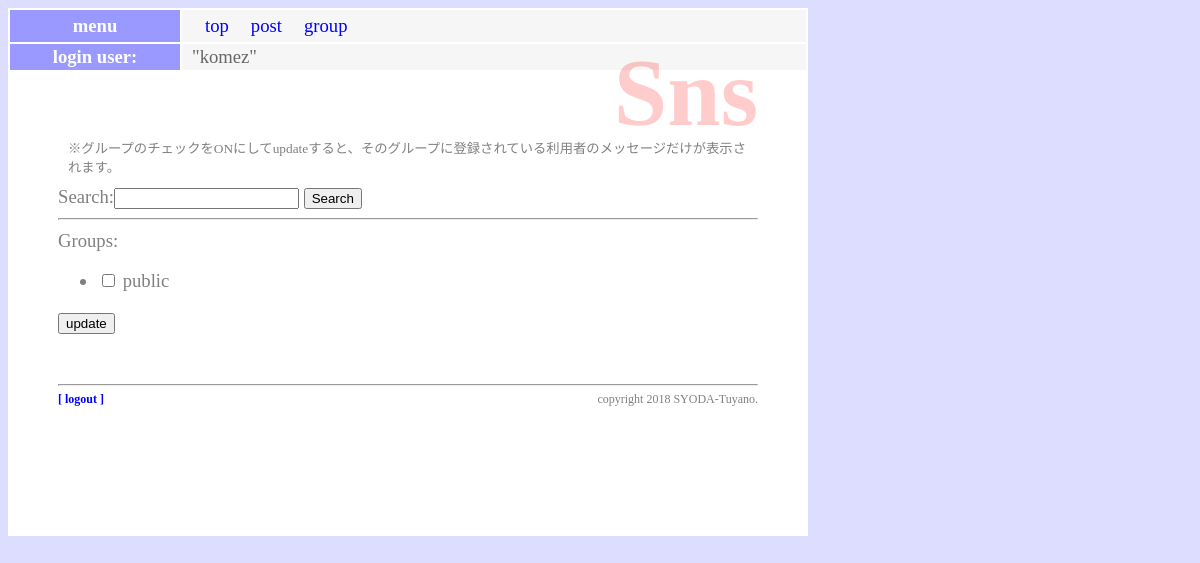
The page /sns/ (signed in) on the database as committed earlier.
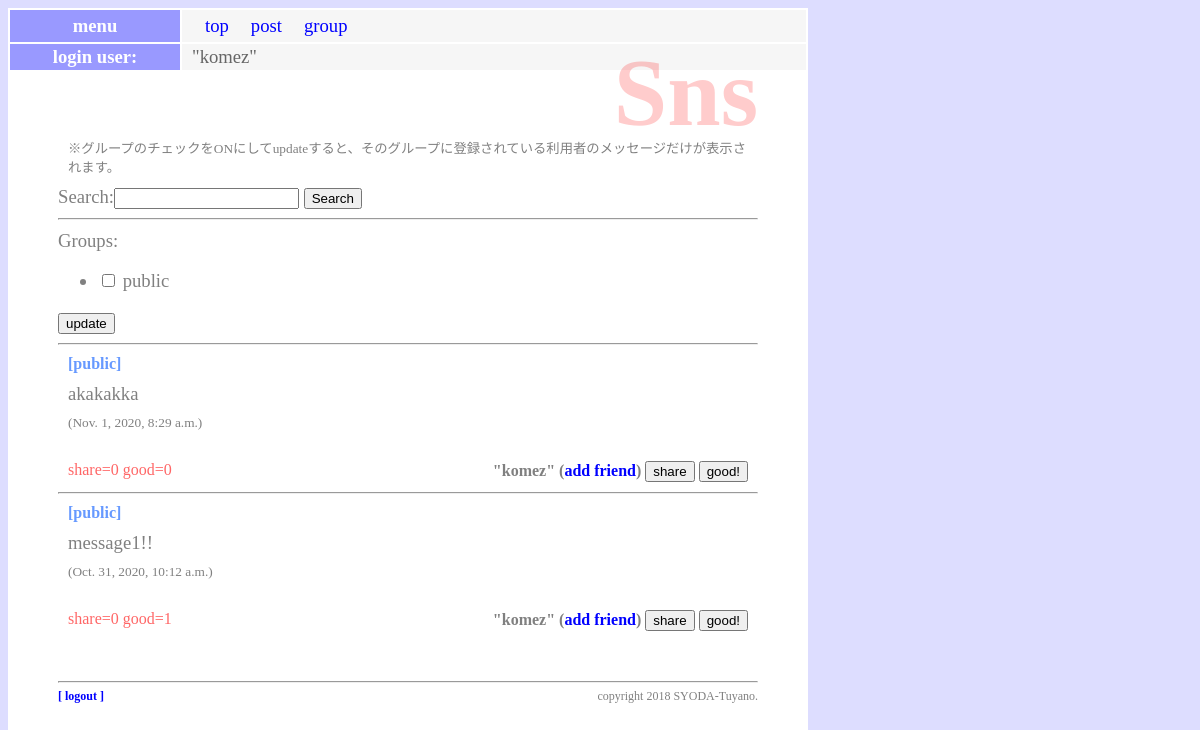
The same page on the database as committed later.
### sns/models.py (models this page shows, shortened)
class Message(models.Model):
    owner = models.ForeignKey(User, on_delete=models.CASCADE, \
            related_name='message_owner')
    group = models.ForeignKey('Group', on_delete=models.CASCADE)
    content = models.TextField(max_length=1000)
    share_id = models.IntegerField(default=-1)
    good_count = models.IntegerField(default=0)
    share_count = models.IntegerField(default=0)
    pub_date = models.DateTimeField(auto_now_add=True)
    class Meta:
        ordering = ('-pub_date',)#modelの表示順

### sns/views.py (the view)
# urls.py: path('', views.index, name='index'),
@login_required(login_url='/admin/login/')
def index(request):
    (public_user, public_group) = get_public()
    if request.method == 'POST':
        if request.POST['mode'] == '__check_form__':
            searchform = SearchForm()
            checkform = GroupCheckForm(request.user,request.POST)
            glist = []
            for item in request.POST.getlist('groups'):
                glist.append(item)
            messages = get_your_group_message(request.user, \
                    glist, None)
        if request.POST['mode'] == '__search_form__':
            searchform = SearchForm(request.POST)
            checkform = GroupCheckForm(request.user)
            gps = Group.objects.filter(owner=request.user)
            glist = [public_group]
            for item in gps:
                glist.append(item)
            messages = get_your_group_message(request.user, glist, \
                    request.POST['search'])
    else:
        searchform = SearchForm()
        checkform = GroupCheckForm(request.user)
        gps = Group.objects.filter(owner=request.user)
        glist = [public_group]
        for item in gps:
            glist.append(item)
        messages = get_your_group_message(request.user, glist, None)
    params = {
            'login_user':request.user,
            'contents':messages,
            'check_form':checkform,
            'search_form':searchform,
        }
    return render(request, 'sns/index.html', params)

### sns/forms.py
class GroupCheckForm(forms.Form):
    def __init__(self, user, *args, **kwargs):
        super(GroupCheckForm, self).__init__(*args, **kwargs)#親クラスの初期化メソッドの実行
        public = User.objects.filter(username='public').first()
        self.fields['groups'] = forms.MultipleChoiceField(
            choices=[(item.title, item.title) for item in \
                 Group.objects.filter(owner__in=[user,public])],#[]内のどちらかに含まれるオブジェクトを取り出す
            widget=forms.CheckboxSelectMultiple(),
        )

class SearchForm(forms.Form):
    search = forms.CharField(max_length=100)

### sns/models.py (called while the page is built)
    def __str__(self):
        return self.title

### sns/views.py (called while the page is built)
def get_your_group_message(owner, glist, find):
    (public_user,public_group) = get_public()
    groups = Group.objects.filter(Q(owner=owner) \
            |Q(owner=public_user)).filter(title__in=glist)
    me_friends = Friend.objects.filter(group__in=groups)
    me_users = []
    for f in me_friends:
        me_users.append(f.user)
    his_groups = Group.objects.filter(owner__in=me_users)
    his_friends = Friend.objects.filter(user=owner) \
            .filter(group__in=his_groups)
    me_groups = []
    for hf in his_friends:
        me_groups.append(hf.group)
    if find==None:
        messages = Message.objects.filter(Q(group__in=groups) \
            |Q(group__in=me_groups))[:100]
    else:
        messages = Message.objects.filter(Q(group__in=groups) \
            |Q(group__in=me_groups)) \
            .filter(content__contains=find)[:100]
    return messages

def get_public():
    public_user = User.objects.filter(username='public').first()
    public_group = Group.objects.filter \
            (owner=public_user).first()
    return (public_user, public_group)

### sns/templates/sns/index.html (shortened to what this page needs)
{% extends 'sns/layout.html' %}
{% block header %}
<h1>Sns</h1>
<p class="caption">※グループのチェックをONにしてupdateすると、そのグループに登録されている利用者のメッセージだけが表示されます。</p>
{% endblock %}
{% block content %}
<form action="{% url 'index' %}" method="post">
{{search_form}}
<button>Search</button>
</form>
<hr>
<form action="{% url 'index' %}" method="post">
{{check_form}}
<button>update</button>
</form>
{% for item in contents %}
<hr>
<p class="message_public">
{% if item.group.title == 'public' %}
[public]
{% endif %}</p>
<p class="message_content">{{item.content}}</p>
<p class="message_date"> ({{item.pub_date}})</p>
<p class="message_owner">
    <span class="message_counter">share={{item.share_count}} good={{item.good_count}}</span>
    "{{item.owner}}" (<a href="{% url 'add' %}?name={{item.owner}}">add friend</a>)
    <a href="{% url 'share' item.id %}"><button>share</button></a>
    <a href="{% url 'good' item.id %}"><button>good!</button></a>
</p>
{% endfor %}
{% endblock %}

### sns/templates/sns/layout.html (shortened to what this page needs)
{% load static %}
<!doctype html>
<html lang="ja">
<head>
    <link rel="stylesheet" type="text/css"
        href="{% static 'sns/style.css' %}" />
</head>
<body>
    <div class="body_content">
    <div class="body_content_inner">
        <table class="login_table" width="100%">
        <tr><th width="150px">menu</th><td>
        <table class="login_table_inner">
        <tr>
        <td><a href="{% url 'index' %}">top</a></td>
        <td><a href="{% url 'post' %}">post</a></td>
        <td><a href="{% url 'groups' %}">group</a></td>
        </tr>
        </table>
        </td></tr>
        <tr><th width="150px">login user:</th><td>"{{login_user}}"</td></tr>
        </table>
        <div class="header">{% block header %}{% endblock %}</div>
        <div class="content">{% block content %}{% endblock %}</div>
        <div class="footer">
        <hr>
        <div>
        <span style="float:left;font-weight:bold;"><a href="/admin/logout?next=/sns/">[ logout ]</a></span>
        <span style="float:right">copyright 2018 SYODA-Tuyano.</span>
        </div>
        </div>
    </div>
    </div>
</body>
</html>

### sns/static/sns/style.css (style rules this page uses)
body { background-color:#ddf; color:gray; font-size:14pt; }
.body_content { width:800px; background-color:white; }
.body_content_inner { padding:50px; }
h1 { color:red; opacity:0.2; font-size:72pt; margin-top:0px; margin-bottom:0px; text-align:right; line-height: 70px; }
p { margin:10px; }
a { color:blue; text-decoration: none; }
table { margin:10px; font-size:14pt; }
table tr th { background-color:#99f; color:white; padding:2px 10px; border-size:2px; }
table tr td { background-color:#f6f6f6; color:#666; padding:2px 10px; border-size:2px; }
.footer { font-size:9pt; margin-top:50px; margin-bottom:100px; }
.login_table { position: fixed; left:0px; top:0px; width:800px; margin:8px; }
.login_table_inner { padding:1px; margin:0px; }
.login_table_inner tr td { padding:0px 10px; margin:0px; }
.caption { font-size:10pt; }
.message_date { text-align:left; font-size:10pt; }
.message_owner { text-align:right; font-size:12pt; font-weight:bold; margin:30px 10px 0px 10px; }
.message_public { font-size:12pt; font-weight:bold; color:#69f; }
.message_counter { float:left; font-weight:normal; font-size:12pt; color:#f66; }

Rows that differ between the two databases and show on the page:
added Message: shows "[public]", content "akakakka", pub_date "Nov. 1, 2020, 8:29 a.m.", share_count "0", good_count "0", owner "komez"
added Message: shows "[public]", content "message1!!", pub_date "Oct. 31, 2020, 10:12 a.m.", share_count "0", good_count "1", owner "komez"
